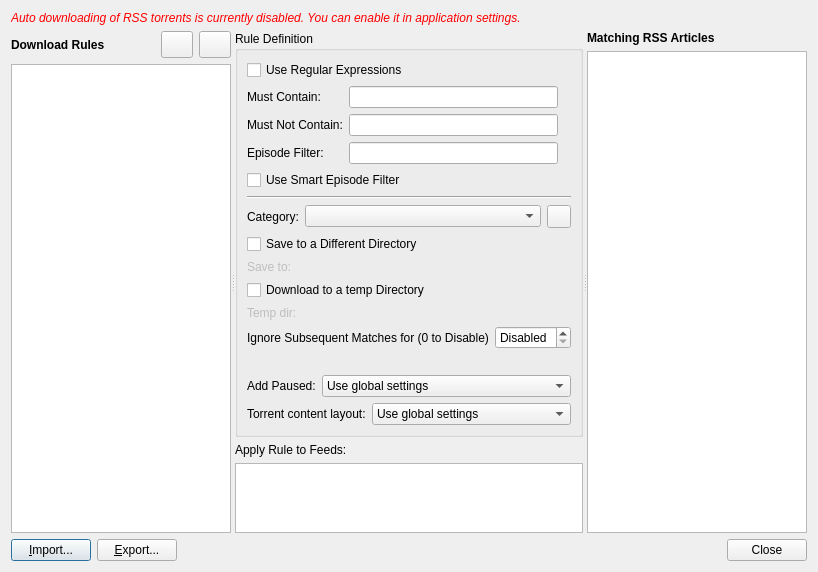
<?xml version="1.0" encoding="UTF-8"?>
<ui version="4.0">
 <class>AutomatedRssDownloader</class>
 <widget class="QDialog" name="AutomatedRssDownloader">
  <property name="geometry">
   <rect>
    <x>0</x>
    <y>0</y>
    <width>818</width>
    <height>571</height>
   </rect>
  </property>
  <property name="windowTitle">
   <string>RSS Downloader</string>
  </property>
  <layout class="QVBoxLayout" name="verticalLayout_5">
   <item>
    <widget class="QLabel" name="labelWarn">
     <property name="font">
      <font>
       <italic>true</italic>
      </font>
     </property>
     <property name="styleSheet">
      <string notr="true">color: red;</string>
     </property>
     <property name="text">
      <string>Auto downloading of RSS torrents is currently disabled. You can enable it in application settings.</string>
     </property>
     <property name="wordWrap">
      <bool>true</bool>
     </property>
    </widget>
   </item>
   <item>
    <widget class="QSplitter" name="hsplitter">
     <property name="sizePolicy">
      <sizepolicy hsizetype="Expanding" vsizetype="Expanding">
       <horstretch>0</horstretch>
       <verstretch>0</verstretch>
      </sizepolicy>
     </property>
     <property name="orientation">
      <enum>Qt::Horizontal</enum>
     </property>
     <widget class="QWidget" name="layoutWidget">
      <layout class="QVBoxLayout" name="verticalLayout_3">
       <item>
        <layout class="QHBoxLayout" name="horizontalLayout_2">
         <item>
          <widget class="QLabel" name="label">
           <property name="font">
            <font>
             <weight>75</weight>
             <bold>true</bold>
            </font>
           </property>
           <property name="text">
            <string>Download Rules</string>
           </property>
          </widget>
         </item>
         <item>
          <widget class="QToolButton" name="removeRuleBtn">
           <property name="iconSize">
            <size>
             <width>24</width>
             <height>20</height>
            </size>
           </property>
          </widget>
         </item>
         <item>
          <widget class="QToolButton" name="addRuleBtn">
           <property name="iconSize">
            <size>
             <width>24</width>
             <height>20</height>
            </size>
           </property>
          </widget>
         </item>
        </layout>
       </item>
       <item>
        <widget class="QListWidget" name="listRules">
         <property name="contextMenuPolicy">
          <enum>Qt::CustomContextMenu</enum>
         </property>
        </widget>
       </item>
      </layout>
     </widget>
     <widget class="QWidget" name="layoutWidget1">
      <layout class="QVBoxLayout" name="verticalLayout_4">
       <item>
        <widget class="QGroupBox" name="ruleDefBox">
         <property name="title">
          <string>Rule Definition</string>
         </property>
         <layout class="QVBoxLayout" name="verticalLayout_6">
          <item>
           <widget class="QCheckBox" name="checkRegex">
            <property name="text">
             <string>Use Regular Expressions</string>
            </property>
           </widget>
          </item>
          <item>
           <layout class="QGridLayout" name="gridLayout">
            <item row="0" column="0">
             <widget class="QLabel" name="label_4">
              <property name="text">
               <string>Must Contain:</string>
              </property>
             </widget>
            </item>
            <item row="1" column="0">
             <widget class="QLabel" name="label_5">
              <property name="text">
               <string>Must Not Contain:</string>
              </property>
             </widget>
            </item>
            <item row="2" column="0">
             <widget class="QLabel" name="lblEFilter">
              <property name="text">
               <string>Episode Filter:</string>
              </property>
             </widget>
            </item>
            <item row="2" column="2">
             <widget class="QLabel" name="lblEFilterStat">
              <property name="maximumSize">
               <size>
                <width>18</width>
                <height>18</height>
               </size>
              </property>
             </widget>
            </item>
            <item row="1" column="2">
             <widget class="QLabel" name="labelMustNotStat">
              <property name="maximumSize">
               <size>
                <width>18</width>
                <height>18</height>
               </size>
              </property>
             </widget>
            </item>
            <item row="0" column="1">
             <widget class="QLineEdit" name="lineContains"/>
            </item>
            <item row="0" column="2">
             <widget class="QLabel" name="labelMustStat">
              <property name="maximumSize">
               <size>
                <width>18</width>
                <height>18</height>
               </size>
              </property>
             </widget>
            </item>
            <item row="2" column="2">
             <widget class="QLabel" name="labelEpFilterStat">
              <property name="maximumSize">
               <size>
                <width>18</width>
                <height>18</height>
               </size>
              </property>
             </widget>
            </item>
            <item row="1" column="1">
             <widget class="QLineEdit" name="lineNotContains"/>
            </item>
            <item row="2" column="1">
             <widget class="QLineEdit" name="lineEFilter"/>
            </item>
           </layout>
          </item>
          <item>
           <widget class="QCheckBox" name="checkSmart">
            <property name="toolTip">
             <string>Smart Episode Filter will check the episode number to prevent downloading of duplicates.
Supports the formats: S01E01, 1x1, 2017.12.31 and 31.12.2017 (Date formats also support - as a separator)</string>
            </property>
            <property name="text">
             <string>Use Smart Episode Filter</string>
            </property>
           </widget>
          </item>
          <item>
           <widget class="Line" name="line">
            <property name="orientation">
             <enum>Qt::Horizontal</enum>
            </property>
           </widget>
          </item>
          <item>
           <layout class="QHBoxLayout" name="horizontalLayout_3">
            <item>
             <widget class="QLabel" name="label_7">
              <property name="sizePolicy">
               <sizepolicy hsizetype="Fixed" vsizetype="Preferred">
                <horstretch>0</horstretch>
                <verstretch>0</verstretch>
               </sizepolicy>
              </property>
              <property name="text">
               <string>Category:</string>
              </property>
             </widget>
            </item>
            <item>
             <widget class="QComboBox" name="comboCategory">
              <property name="editable">
               <bool>false</bool>
              </property>
             </widget>
            </item>
            <item>
             <widget class="QToolButton" name="addCategoryBtn"/>
            </item>
           </layout>
          </item>
          <item>
           <widget class="QCheckBox" name="checkBoxSaveDiffDir">
            <property name="text">
             <string>Save to a Different Directory</string>
            </property>
           </widget>
          </item>
          <item>
           <layout class="QHBoxLayout" name="horizontalLayout_5">
            <item>
             <widget class="QLabel" name="label_6">
              <property name="enabled">
               <bool>false</bool>
              </property>
              <property name="text">
               <string>Save to:</string>
              </property>
             </widget>
            </item>
            <item>
             <widget class="FileSystemPathLineEdit" name="lineSavePath" native="true"/>
            </item>
           </layout>
          </item>
          <item>
           <widget class="QCheckBox" name="checkBoxUseDownloadPath">
            <property name="text">
             <string>Download to a temp Directory</string>
            </property>
           </widget>
          </item>
          <item>
           <layout class="QHBoxLayout" name="horizontalLayout_6">
            <item>
             <widget class="QLabel" name="lblDownloadPath">
              <property name="enabled">
               <bool>false</bool>
              </property>
              <property name="text">
               <string>Temp dir:</string>
              </property>
             </widget>
            </item>
            <item>
             <widget class="FileSystemPathLineEdit" name="lineDownloadPath" native="true"/>
            </item>
           </layout>
          </item>
          <item>
           <layout class="QHBoxLayout" name="horizontalLayout_8">
            <item>
             <widget class="QLabel" name="lblIgnoreDays">
              <property name="text">
               <string extracomment="... X days">Ignore Subsequent Matches for (0 to Disable)</string>
              </property>
             </widget>
            </item>
            <item>
             <widget class="QSpinBox" name="spinIgnorePeriod">
              <property name="enabled">
               <bool>true</bool>
              </property>
              <property name="specialValueText">
               <string>Disabled</string>
              </property>
              <property name="suffix">
               <string> days</string>
              </property>
              <property name="minimum">
               <number>0</number>
              </property>
              <property name="maximum">
               <number>365</number>
              </property>
             </widget>
            </item>
           </layout>
          </item>
          <item>
           <widget class="QLabel" name="lblLastMatch">
            <property name="enabled">
             <bool>true</bool>
            </property>
            <property name="alignment">
             <set>Qt::AlignRight|Qt::AlignTrailing|Qt::AlignVCenter</set>
            </property>
           </widget>
          </item>
          <item>
           <layout class="QHBoxLayout" name="horizontalLayout_9">
            <item>
             <widget class="QLabel" name="lblAddPaused">
              <property name="sizePolicy">
               <sizepolicy hsizetype="Fixed" vsizetype="Preferred">
                <horstretch>0</horstretch>
                <verstretch>0</verstretch>
               </sizepolicy>
              </property>
              <property name="text">
               <string>Add Paused:</string>
              </property>
             </widget>
            </item>
            <item>
             <widget class="QComboBox" name="comboAddPaused">
              <item>
               <property name="text">
                <string>Use global settings</string>
               </property>
              </item>
              <item>
               <property name="text">
                <string>Always</string>
               </property>
              </item>
              <item>
               <property name="text">
                <string>Never</string>
               </property>
              </item>
             </widget>
            </item>
           </layout>
          </item>
          <item>
           <layout class="QHBoxLayout" name="horizontalLayout_10">
            <item>
             <widget class="QLabel" name="lblContentLayout">
              <property name="sizePolicy">
               <sizepolicy hsizetype="Fixed" vsizetype="Preferred">
                <horstretch>0</horstretch>
                <verstretch>0</verstretch>
               </sizepolicy>
              </property>
              <property name="text">
               <string>Torrent content layout:</string>
              </property>
             </widget>
            </item>
            <item>
             <widget class="QComboBox" name="comboContentLayout">
              <item>
               <property name="text">
                <string>Use global settings</string>
               </property>
              </item>
              <item>
               <property name="text">
                <string>Original</string>
               </property>
              </item>
              <item>
               <property name="text">
                <string>Create subfolder</string>
               </property>
              </item>
              <item>
               <property name="text">
                <string>Don't create subfolder</string>
               </property>
              </item>
             </widget>
            </item>
           </layout>
          </item>
         </layout>
        </widget>
       </item>
       <item>
        <layout class="QVBoxLayout" name="verticalLayout">
         <item>
          <widget class="QLabel" name="lblListFeeds">
           <property name="font">
            <font>
             <weight>50</weight>
             <bold>false</bold>
            </font>
           </property>
           <property name="text">
            <string>Apply Rule to Feeds:</string>
           </property>
          </widget>
         </item>
         <item>
          <widget class="QListWidget" name="listFeeds"/>
         </item>
        </layout>
       </item>
      </layout>
     </widget>
     <widget class="QWidget" name="layoutWidget2">
      <layout class="QVBoxLayout" name="verticalLayout_2">
       <item>
        <widget class="QLabel" name="label_3">
         <property name="font">
          <font>
           <weight>75</weight>
           <bold>true</bold>
          </font>
         </property>
         <property name="text">
          <string>Matching RSS Articles</string>
         </property>
        </widget>
       </item>
       <item>
        <widget class="QTreeWidget" name="treeMatchingArticles">
         <attribute name="headerVisible">
          <bool>false</bool>
         </attribute>
         <column>
          <property name="text">
           <string notr="true">1</string>
          </property>
         </column>
        </widget>
       </item>
      </layout>
     </widget>
    </widget>
   </item>
   <item>
    <layout class="QHBoxLayout" name="horizontalLayout_4">
     <item>
      <widget class="QPushButton" name="importBtn">
       <property name="enabled">
        <bool>true</bool>
       </property>
       <property name="text">
        <string>&amp;Import...</string>
       </property>
      </widget>
     </item>
     <item>
      <widget class="QPushButton" name="exportBtn">
       <property name="enabled">
        <bool>true</bool>
       </property>
       <property name="text">
        <string>&amp;Export...</string>
       </property>
      </widget>
     </item>
     <item>
      <widget class="QDialogButtonBox" name="buttonBox">
       <property name="focusPolicy">
        <enum>Qt::StrongFocus</enum>
       </property>
       <property name="standardButtons">
        <set>QDialogButtonBox::Close</set>
       </property>
      </widget>
     </item>
    </layout>
   </item>
  </layout>
 </widget>
 <customwidgets>
  <customwidget>
   <class>FileSystemPathLineEdit</class>
   <extends>QWidget</extends>
   <header>gui/fspathedit.h</header>
  </customwidget>
 </customwidgets>
 <tabstops>
  <tabstop>removeRuleBtn</tabstop>
  <tabstop>addRuleBtn</tabstop>
  <tabstop>listRules</tabstop>
  <tabstop>checkRegex</tabstop>
  <tabstop>checkSmart</tabstop>
  <tabstop>lineContains</tabstop>
  <tabstop>lineNotContains</tabstop>
  <tabstop>lineEFilter</tabstop>
  <tabstop>comboCategory</tabstop>
  <tabstop>checkBoxSaveDiffDir</tabstop>
  <tabstop>lineSavePath</tabstop>
  <tabstop>checkBoxUseDownloadPath</tabstop>
  <tabstop>lineDownloadPath</tabstop>
  <tabstop>spinIgnorePeriod</tabstop>
  <tabstop>comboAddPaused</tabstop>
  <tabstop>comboContentLayout</tabstop>
  <tabstop>listFeeds</tabstop>
  <tabstop>treeMatchingArticles</tabstop>
  <tabstop>importBtn</tabstop>
  <tabstop>exportBtn</tabstop>
 </tabstops>
 <resources/>
 <connections>
  <connection>
   <sender>buttonBox</sender>
   <signal>accepted()</signal>
   <receiver>AutomatedRssDownloader</receiver>
   <slot>accept()</slot>
   <hints>
    <hint type="sourcelabel">
     <x>750</x>
     <y>483</y>
    </hint>
    <hint type="destinationlabel">
     <x>157</x>
     <y>274</y>
    </hint>
   </hints>
  </connection>
  <connection>
   <sender>buttonBox</sender>
   <signal>rejected()</signal>
   <receiver>AutomatedRssDownloader</receiver>
   <slot>reject()</slot>
   <hints>
    <hint type="sourcelabel">
     <x>805</x>
     <y>483</y>
    </hint>
    <hint type="destinationlabel">
     <x>286</x>
     <y>274</y>
    </hint>
   </hints>
  </connection>
  <connection>
   <sender>checkBoxSaveDiffDir</sender>
   <signal>toggled(bool)</signal>
   <receiver>label_6</receiver>
   <slot>setEnabled(bool)</slot>
   <hints>
    <hint type="sourcelabel">
     <x>304</x>
     <y>171</y>
    </hint>
    <hint type="destinationlabel">
     <x>377</x>
     <y>205</y>
    </hint>
   </hints>
  </connection>
  <connection>
   <sender>checkBoxSaveDiffDir</sender>
   <signal>toggled(bool)</signal>
   <receiver>lineSavePath</receiver>
   <slot>setEnabled(bool)</slot>
   <hints>
    <hint type="sourcelabel">
     <x>474</x>
     <y>174</y>
    </hint>
    <hint type="destinationlabel">
     <x>476</x>
     <y>204</y>
    </hint>
   </hints>
  </connection>
    <connection>
   <sender>checkBoxUseDownloadPath</sender>
   <signal>toggled(bool)</signal>
   <receiver>lblDownloadPath</receiver>
   <slot>setEnabled(bool)</slot>
  </connection>
  <connection>
   <sender>checkBoxUseDownloadPath</sender>
   <signal>toggled(bool)</signal>
   <receiver>lineDownloadPath</receiver>
   <slot>setEnabled(bool)</slot>
  </connection>
 </connections>
</ui>
